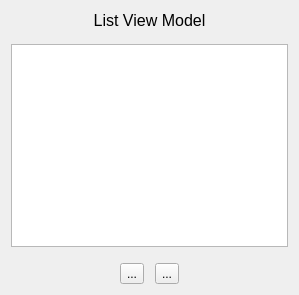
<?xml version="1.0" encoding="UTF-8"?>
<ui version="4.0">
 <class>ListView</class>
 <widget class="QWidget" name="ListView">
  <property name="windowTitle">
   <string>Form</string>
  </property>
  <property name="geometry">
   <rect>
    <x>0</x>
    <y>0</y>
    <width>299</width>
    <height>295</height>
   </rect>
  </property>
  <layout class="QGridLayout" name="gridLayout">
   <item row="0" column="0">
    <widget class="QLabel" name="label_1">
     <property name="text">
      <string>List View Model</string>
     </property>
     <property name="alignment">
      <set>Qt::AlignCenter</set>
     </property>
     <property name="font">
      <font>
       <pointsize>12</pointsize>
      </font>
     </property>
    </widget>
   </item>
   <item row="1" column="0">
    <spacer name="verticalSpacer_1">
     <property name="sizeType">
      <enum>QSizePolicy::Fixed</enum>
     </property>
     <property name="sizeHint" stdset="0">
      <size>
       <width>20</width>
       <height>8</height>
      </size>
     </property>
     <property name="orientation">
      <enum>Qt::Vertical</enum>
     </property>
    </spacer>
   </item>
   <item row="2" column="0">
    <widget class="QListView" name="listView"/>
   </item>
   <item row="3" column="0">
    <spacer name="verticalSpacer_2">
     <property name="sizeType">
      <enum>QSizePolicy::Fixed</enum>
     </property>
     <property name="sizeHint" stdset="0">
      <size>
       <width>20</width>
       <height>10</height>
      </size>
     </property>
     <property name="orientation">
      <enum>Qt::Vertical</enum>
     </property>
    </spacer>
   </item>
   <item row="4" column="0">
    <layout class="QHBoxLayout" name="horizontalLayout_1">
     <property name="spacing">
      <number>11</number>
     </property>
     <item>
      <spacer name="horizontalSpacer_3">
       <property name="sizeHint" stdset="0">
        <size>
         <width>100</width>
         <height>20</height>
        </size>
       </property>
       <property name="orientation">
        <enum>Qt::Horizontal</enum>
       </property>
      </spacer>
     </item>
     <item>
      <widget class="QToolButton" name="insert_PB">
       <property name="text">
        <string>...</string>
       </property>
       <property name="shortcut">
        <string>Alt+I</string>
       </property>
       <property name="iconSize">
        <size>
         <width>16</width>
         <height>16</height>
        </size>
       </property>
       <property name="icon">
        <iconset>
         <normaloff>:/resources/plus.png</normaloff>
        </iconset>
       </property>
       <property name="toolTip">
        <string>Insert</string>
       </property>
      </widget>
     </item>
     <item>
      <widget class="QToolButton" name="delete_PB">
       <property name="text">
        <string>...</string>
       </property>
       <property name="shortcut">
        <string>Alt+D</string>
       </property>
       <property name="iconSize">
        <size>
         <width>16</width>
         <height>16</height>
        </size>
       </property>
       <property name="icon">
        <iconset>
         <normaloff>:/resources/minus.png</normaloff>
        </iconset>
       </property>
       <property name="toolTip">
        <string>Delete</string>
       </property>
      </widget>
     </item>
     <item>
      <spacer name="horizontalSpacer_2">
       <property name="sizeHint" stdset="0">
        <size>
         <width>100</width>
         <height>20</height>
        </size>
       </property>
       <property name="orientation">
        <enum>Qt::Horizontal</enum>
       </property>
      </spacer>
     </item>
    </layout>
   </item>
  </layout>
 </widget>
 <resources>
  <include location="kitchensink.qrc"/>
 </resources>
 <connections/>
</ui>
